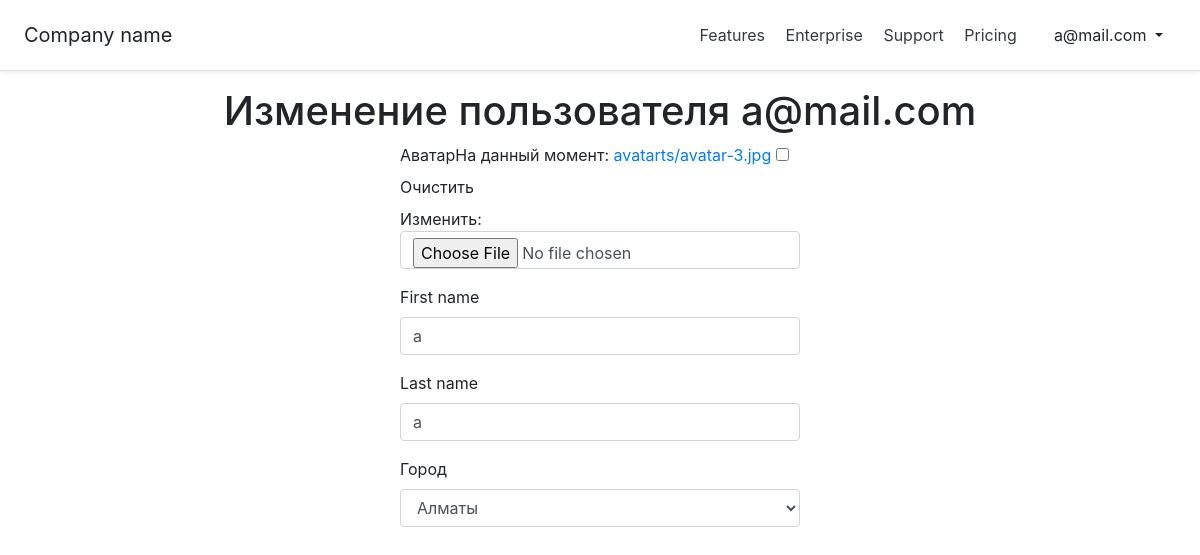
/users/3/update/ (signed in), run on the app's committed database.
### users/models.py (models this page shows, shortened)
class CustomUser(AbstractUser):
    city = models.ForeignKey(City, on_delete=models.DO_NOTHING, null=True, verbose_name='Город')
    avatar = models.ImageField(verbose_name='Аватар', upload_to=get_avatar_path, blank=True, null=True)
    def get_absolute_url(self):
        return reverse('users:user_detail', args=[str(self.pk)])

### users/views.py (the view)
# urls.py: path('<int:pk>/update/', CustomUserUpdateView.as_view(), name='user_update'),
class CustomUserUpdateView(LoginRequiredMixin, UserPassesTestMixin, UpdateView):
    model = get_user_model()
    fields = ('avatar', 'first_name', 'last_name', 'city')
    template_name = 'users/user_update.html'
    def test_func(self):
        return self.get_object() == self.request.user

### users/models.py (called while the page is built)
    def __str__(self):
        return self.name

### users/templates/users/user_update.html (shortened to what this page needs)
{% extends '_base.html' %}
{% load bootstrap4 %}
{% load static %}
{% block staticfile %}
    <link rel="stylesheet" href="{% static 'css/form.css' %}">
{% endblock %}
{% block content %}
    <div class="container">
        <h1 class="text-center">Изменение пользователя {{ user.email }}</h1>
        <div class="form-center">
        <form method="post" enctype="multipart/form-data">
            {% bootstrap_form form %}
        </form>
        </div>
    </div>
{% endblock %}

### templates/_base.html (shortened to what this page needs)
{% load bootstrap4 %}
<!DOCTYPE html>
<html lang="ru">
<head>
    {% bootstrap_css %}
    {% block staticfile %}
    {% endblock %}
</head>
<body>
    <div class="d-flex flex-column flex-md-row align-items-center p-3 px-md-4 mb-3 bg-white border-bottom shadow-sm">
        <h5 class="my-0 mr-md-auto font-weight-normal">Company name</h5>
        <nav class="my-2 my-md-0 mr-md-3">
          <a class="p-2 text-dark" href="#">Features</a>
          <a class="p-2 text-dark" href="#">Enterprise</a>
          <a class="p-2 text-dark" href="#">Support</a>
          <a class="p-2 text-dark" href="#">Pricing</a>
        </nav>
        {% if user.is_authenticated %}
          <div class="dropdown open">
              <a class="btn dropdown-toggle" id="dropdownMenuLink" data-toggle="dropdown" aria-haspopup="true" aria-expanded="false">
                {{ user.email }}
              </a>
          </div>
        {% else %}
          <a class="btn btn-outline-primary" href="{% url 'account_login' %}">Войти</a>
        {% endif %}
      </div>
      {% block content %}
      {% endblock %}
</body>
</html>

### static/css/form.css (style rules this page uses)
.form-center { width: 100%; max-width: 400px; margin: auto; }

### data on the page
CustomUser: email "a@mail.com", first_name "a", last_name "a", city "Алматы"
